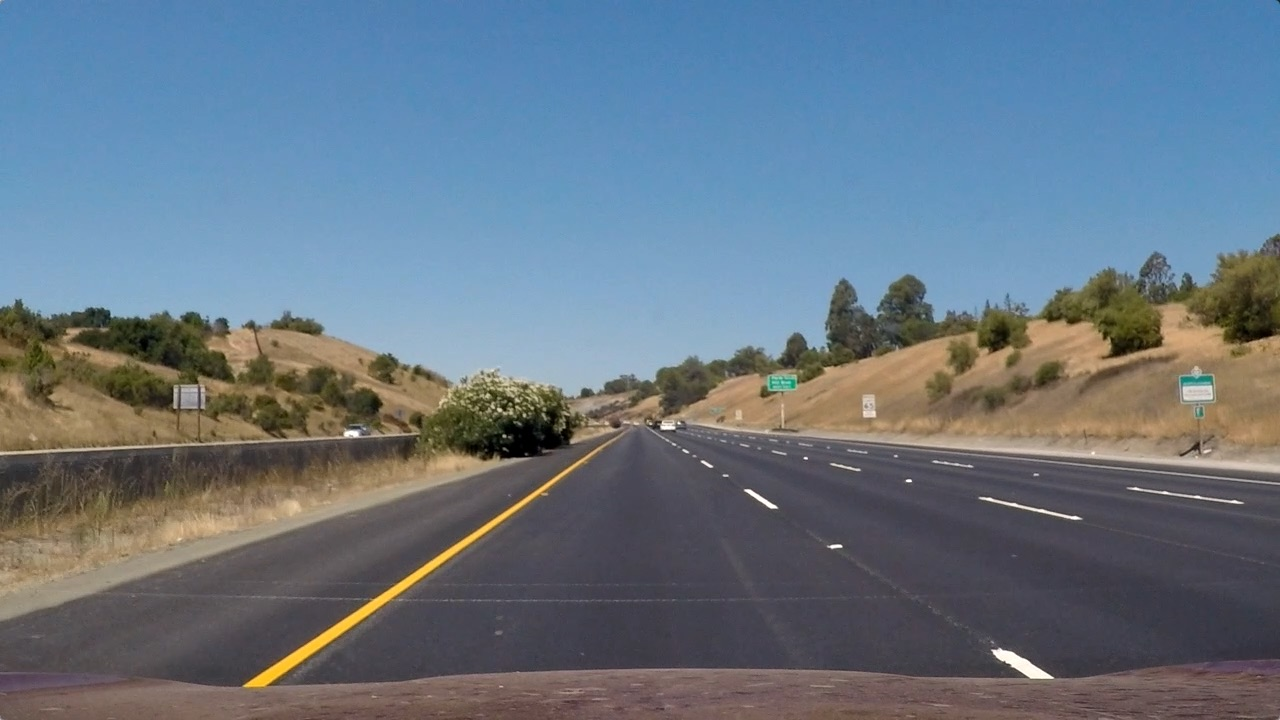
#> input picture test_images/straight_lines1.jpg, 1280 x 720 px
$ python threshold.py test_images/straight_lines1.jpg out.png
#> lines starting #> are read from the running program, lines starting #| are printed output that depends on the picture; after the words box and inside, x2 and y2 are one past the last pixel; in counts of white or black regions, pixels touching at a corner belong together
#> further down, image is the input picture: shape (720, 1280, 3); mean B, G, R 131.2, 117.7, 103.2
import cv2
import numpy as np

def threshold_image(image):
    # Blur the image
    kernel_size = 3
    blurred = cv2.GaussianBlur(image, (kernel_size, kernel_size), 0)
    R = blurred[:,:,1] # Good for white lines.
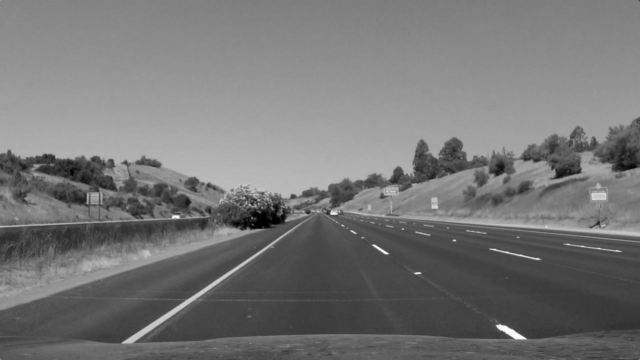
#> R: shape (720, 1280) (shown at 1/2 size); min 0, max 254, mean 117.7
    B = blurred[:,:,1] # Good for yellow lines.
    RB = cv2.addWeighted(R, 0.5, B, 0.5, 0.0)

    # Extract the S channel.
    hls = cv2.cvtColor(blurred, cv2.COLOR_RGB2HLS)
#> hls: shape (720, 1280, 3); mean of channels 0, 1, 2 73.4, 117.1, 66.6
    S = hls[:,:,2]
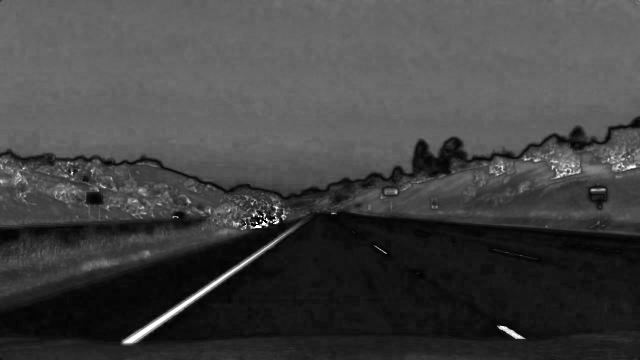
#> S: shape (720, 1280) (shown at 1/2 size); min 0, max 255, mean 66.6

    # Run an adaptive Gaussian threshold on the combination of S and R+B.
    binary = cv2.adaptiveThreshold(cv2.addWeighted(S, 0.5, RB, 0.5, 0.0),\
                                   255, cv2.ADAPTIVE_THRESH_GAUSSIAN_C,\
                                   cv2.THRESH_BINARY, 33, -10)
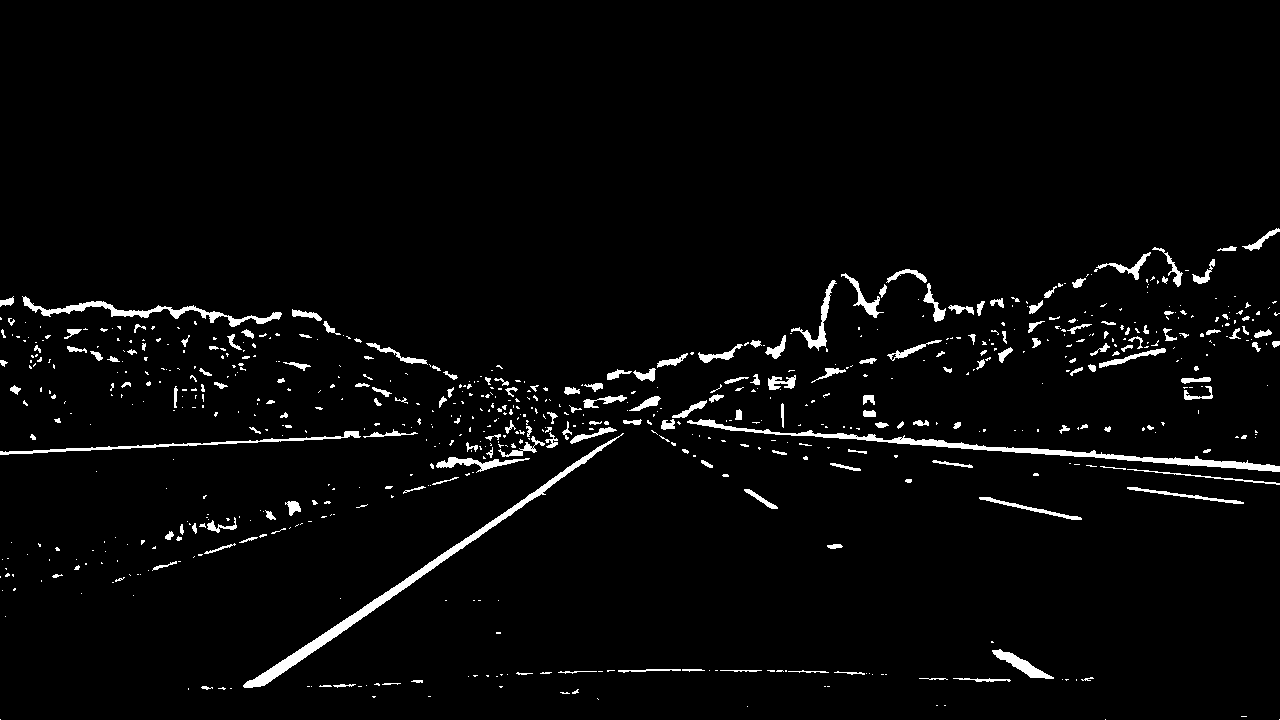
#> binary: shape (720, 1280); 3% white; 708 white regions (507 under 20 px), largest, box (x1, y1, x2, y2) and area: (243, 433, 624, 688) 3277, (687, 419, 1280, 472) 2948, (22, 296, 282, 327) 1464
    return binary

if __name__ == '__main__':
    import sys

    image = cv2.imread(sys.argv[1])
    binary = threshold_image(image)
    color = cv2.cvtColor(binary, cv2.COLOR_GRAY2RGB)
    cv2.imwrite(sys.argv[2], color)

$ run again, on test_images/test1.jpg
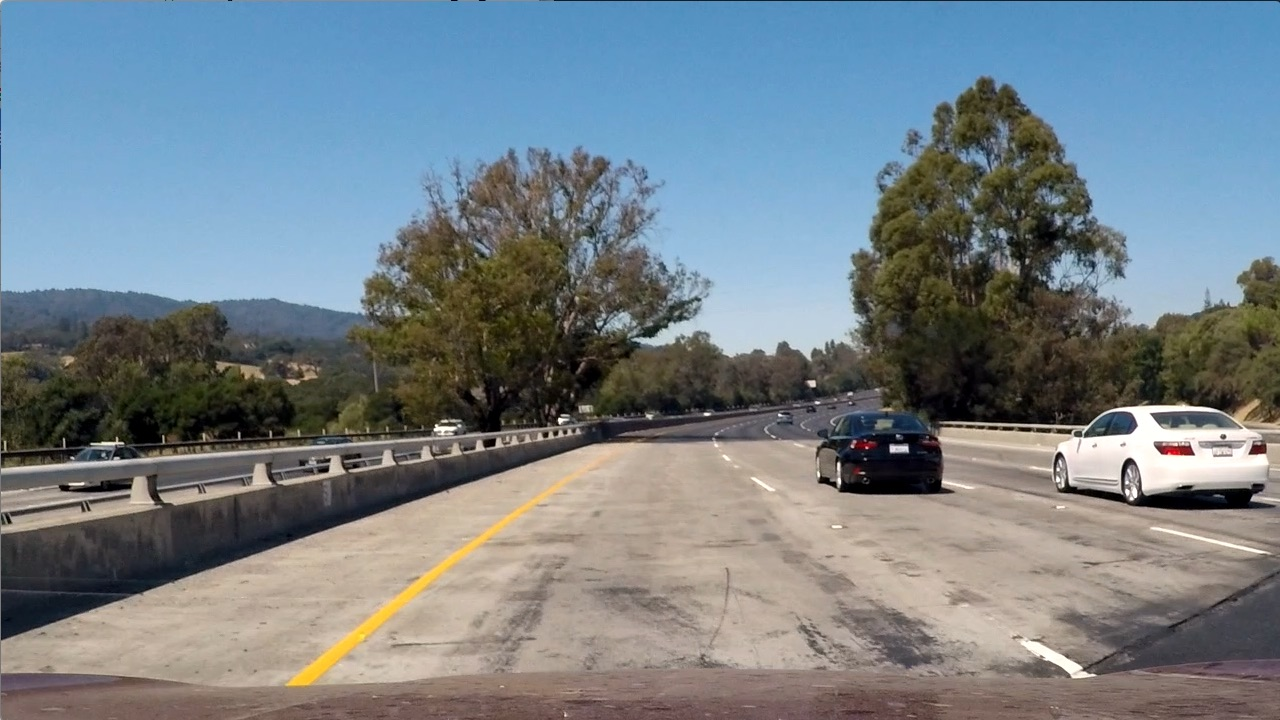
#> input picture test_images/test1.jpg, 1280 x 720 px
#> image is the input picture: shape (720, 1280, 3); mean B, G, R 135.5, 128.7, 117.5
#> hls: shape (720, 1280, 3); mean of channels 0, 1, 2 68.2, 126.8, 73
#> in threshold_image, `S = hls[:,:,2]`:
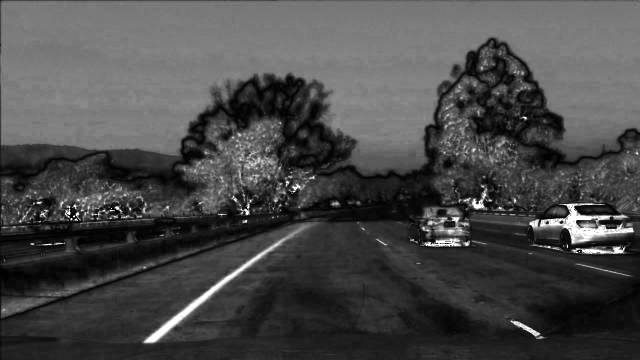
#> S: shape (720, 1280) (shown at 1/2 size); min 0, max 255, mean 73
#> in threshold_image, `binary = cv2.adaptiveThreshold(cv2.addWeighted(S, 0.5, RB, 0.5, 0.0),\..`:
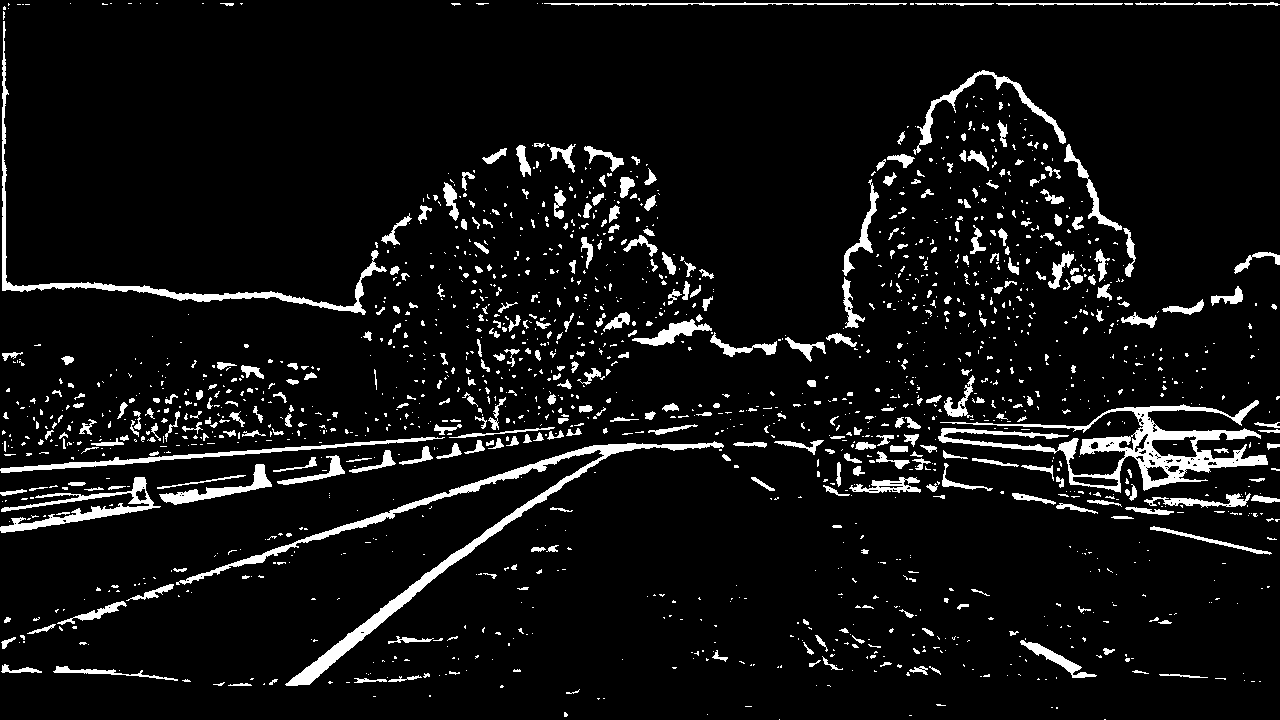
#> binary: shape (720, 1280); 6.9% white; 1676 white regions (1266 under 20 px), largest, box (x1, y1, x2, y2) and area: (938, 400, 1268, 493) 7085, (176, 441, 724, 686) 6869, (2, 21, 387, 315) 3306

$ run again, on test_images/test2.jpg
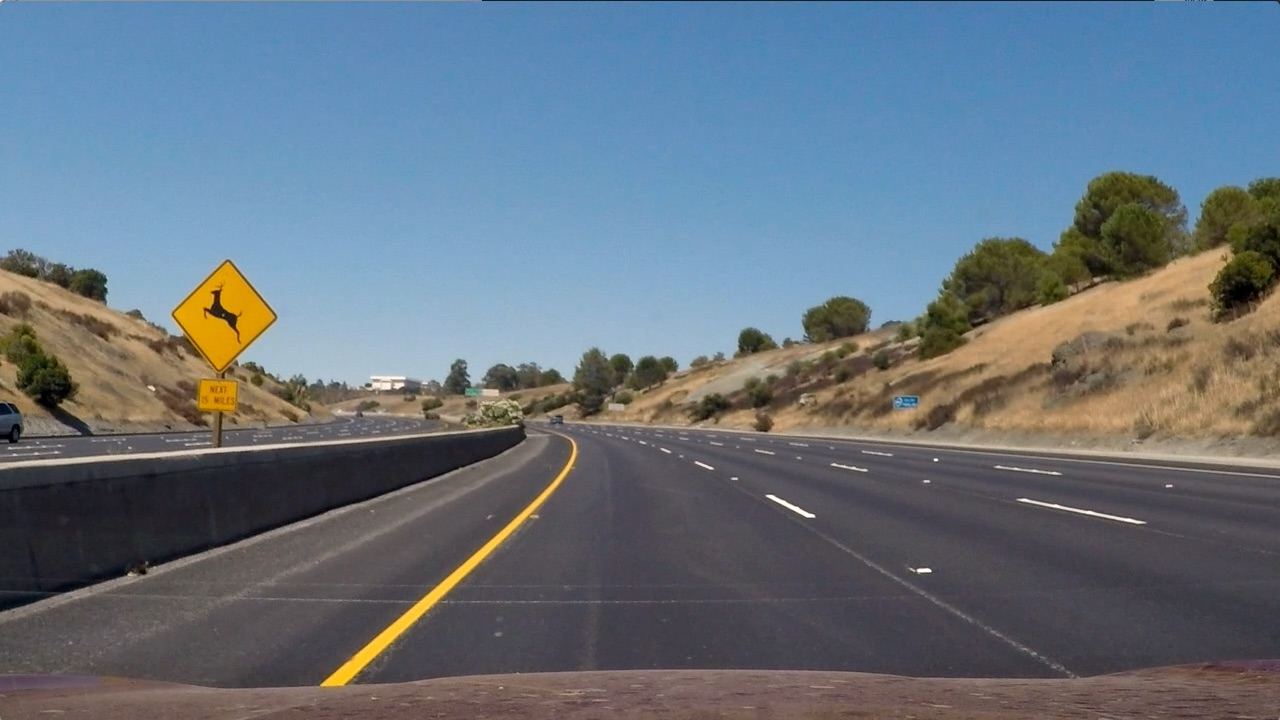
#> input picture test_images/test2.jpg, 1280 x 720 px
#> image is the input picture: shape (720, 1280, 3); mean B, G, R 125.5, 114.6, 102.8
#> hls: shape (720, 1280, 3); mean of channels 0, 1, 2 78.3, 113.9, 64.3
#> in threshold_image, `S = hls[:,:,2]`:
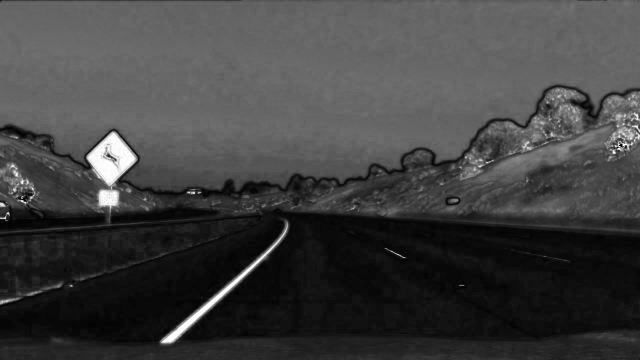
#> S: shape (720, 1280) (shown at 1/2 size); min 0, max 255, mean 64.3
#> in threshold_image, `binary = cv2.adaptiveThreshold(cv2.addWeighted(S, 0.5, RB, 0.5, 0.0),\..`:
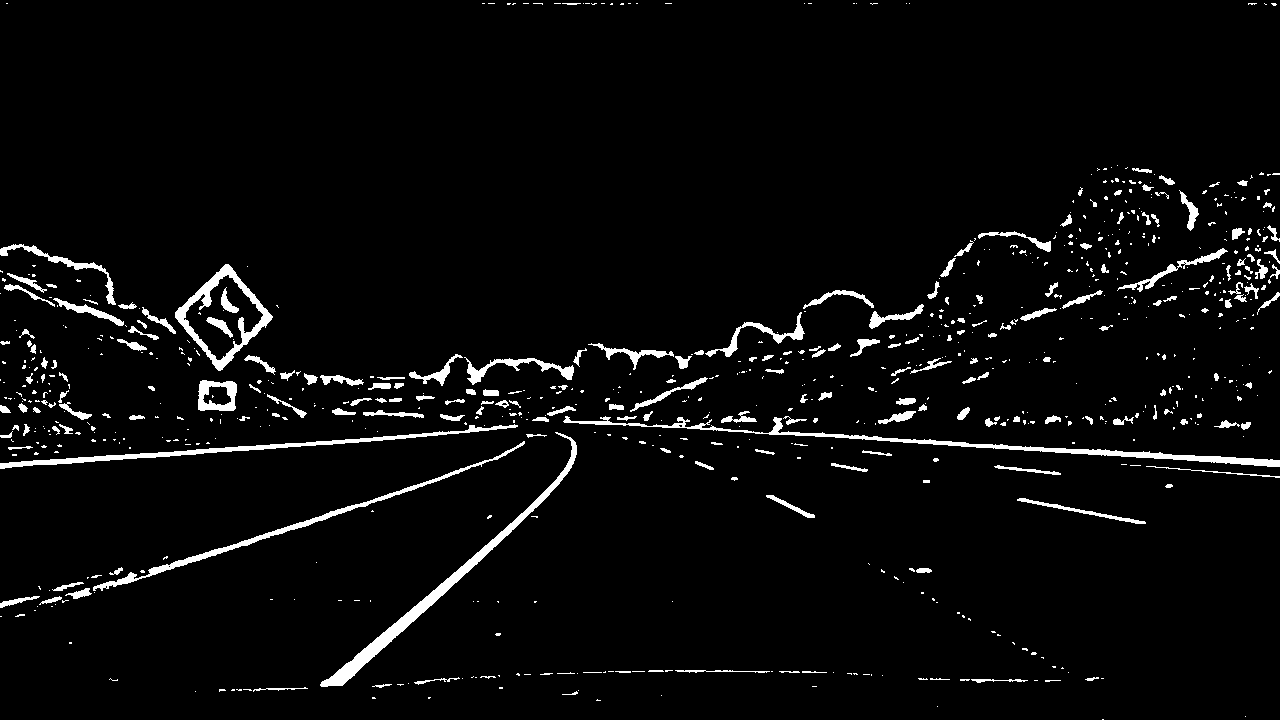
#> binary: shape (720, 1280); 3.8% white; 792 white regions (578 under 20 px), largest, box (x1, y1, x2, y2) and area: (320, 432, 577, 687) 3226, (563, 416, 1280, 467) 3156, (0, 424, 518, 469) 2263
